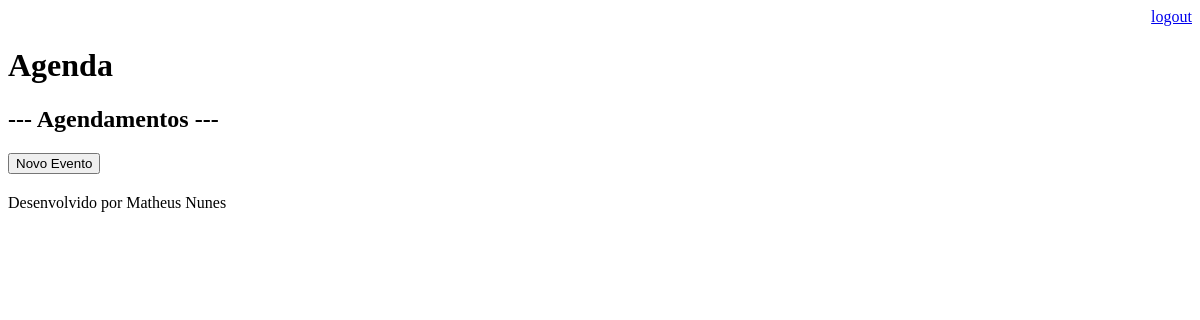
Page /agenda/ (signed in) on the earlier database version.
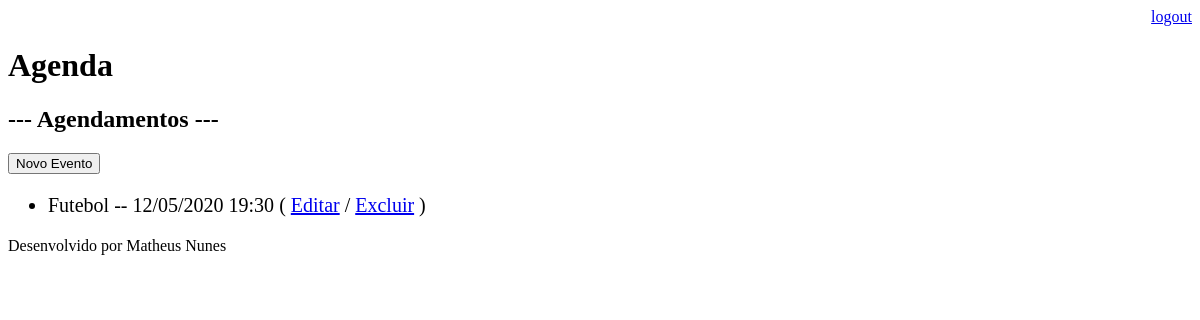
Same page on the later database version.
### core/models.py (models this page shows, shortened)
class Evento(models.Model):
    titulo = models.CharField(max_length=100)
    descricao = models.TextField(blank=True, null=True, verbose_name='Descrição')
    data_evento = models.DateTimeField(verbose_name='Data do evento')
    data_criacao = models.DateTimeField(auto_now=True)
    usuario = models.ForeignKey(User, on_delete=models.CASCADE)
    class Meta:
        db_table = 'evento'
    def get_data_evento(self):
        return self.data_evento.strftime('%d/%m/%Y %H:%M')

### core/views.py (the view)
# urls.py: path('agenda/', views.lista_eventos),
@login_required(login_url='/login/')
def lista_eventos(request):
    data_atual = datetime.now()
    usuario = request.user
    evento = Evento.objects.filter(usuario=usuario,
                                   data_evento__gt=data_atual)
    dados = {'eventos': evento}
    return render(request, 'agenda.html', dados)

### templates/agenda.html
{% extends "model-page.html" %}
{% block content %}
    <h2> --- Agendamentos ---</h2>
    <a href="evento/" >
        <button type="button" > Novo Evento </button>
    </a>
    <ul style="font-size: 20px">
        {% for evento in eventos %}
        <li> {{ evento.titulo }} -- {{ evento.get_data_evento }}
            ( <a href="evento/?id={{ evento.id }}">Editar</a>
            / <a href="evento/delete/{{ evento.id }}/"> Excluir</a> )
        </li>
        {% endfor %}
    </ul>
{% endblock %}

### templates/model-page.html
<!DOCTYPE html>
<html lang="en">
<head>
   {% include "model-header.html"%}
</head>
<body>
    {% block content %} {% endblock %}
    {% include "model-footer.html" %}
</body>
</html>

### templates/model-header.html (shortened to what this page needs)
    <div align="right">
        <a href="/logout">logout</a>
    </div>
    <h1>Agenda</h1>

### templates/model-footer.html
<p> Desenvolvido por Matheus Nunes</p>

Differences in the rows shown:
added Evento: titulo "Futebol", get_data_evento "12/05/2020 19:30"
